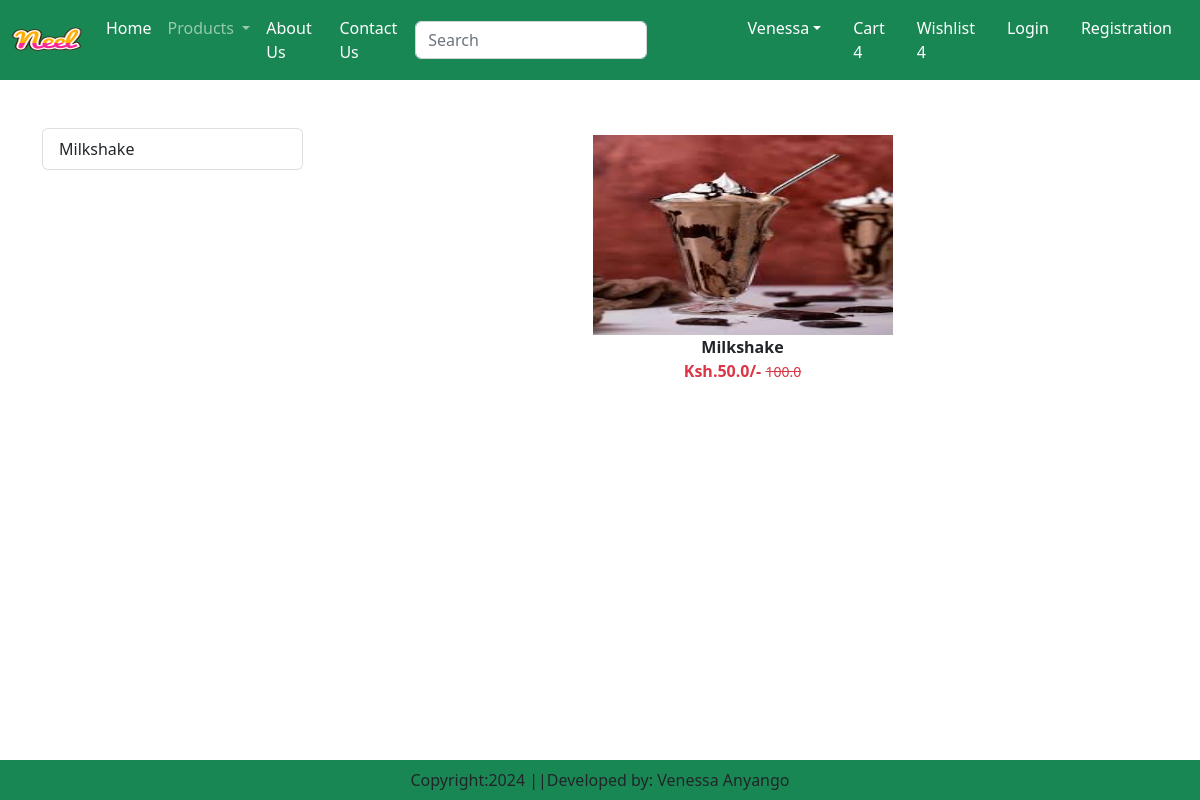
Page /category/MS on the committed database.
### Store/models.py (models this page shows, shortened)
class Product(models.Model):
    title = models.CharField(max_length=100)
    selling_price = models.FloatField()
    discounted_price = models.FloatField()
    description = models.TextField()
    composition = models.TextField(default='')
    prodapp = models.TextField(default='')
    category = models.CharField(choices=CATEGORY_CHOICES, max_length=2)
    product_image = models.ImageField(upload_to='products')

### Store/views.py (the view)
# urls.py: path("category/<slug:val>", views.CategoryView.as_view(), name="category"),
class CategoryView(View):
    def get(self, request, val):
        product = Product.objects.filter(category=val)
        title = Product.objects.filter(category=val).values('title')
        return render(request, "app/category.html", locals())

### Store/templates/app/category.html (shortened to what this page needs)
{% extends 'app/base.html' %}
{% load static %}
{% block main-content %}
	<div class="container my-5">
        <div class="row">
            <div class="col-sm-3">
                <div class="list-group">
                    {% for val in title %}
                        <a href="{% url 'category-title' val.title %}" class="list-group-item
                        list-group-item-action" aria-current="true">{{ val.title }}</a>
                    {% endfor %}
                </div>
            </div>
            <div class="col-sm-9">
                <div class="row">
                    {% for prod in product %}
                    	<div class="col text-center mb-4">
                            <a href="{% url 'product-detail' prod.id %}" class="btn">
                                <div>
                                    <img src="{{ prod.product_image.url }}" width="300px" height="200px"  alt=""/>
                                    <div class="fw-bold">{{ prod.title }}</div>
                                    <div class="fw-bold text-danger">
                                        Ksh.{{ prod.discounted_price }}/-
                                        <small class="fw-light text-decoration-line-through">
                                            {{ prod.selling_price }}
                                        </small>
                                    </div>
                                </div>
                            </a>
                        </div>
                    {% endfor %}
                </div>
            </div>
        </div>
    </div>
{% endblock main-content %}

### rows in the picture
Product: product_image (picture), title "Milkshake", discounted_price "50.0", selling_price "100.0"

### other values in the picture
{{ val.title }} "Milkshake"
